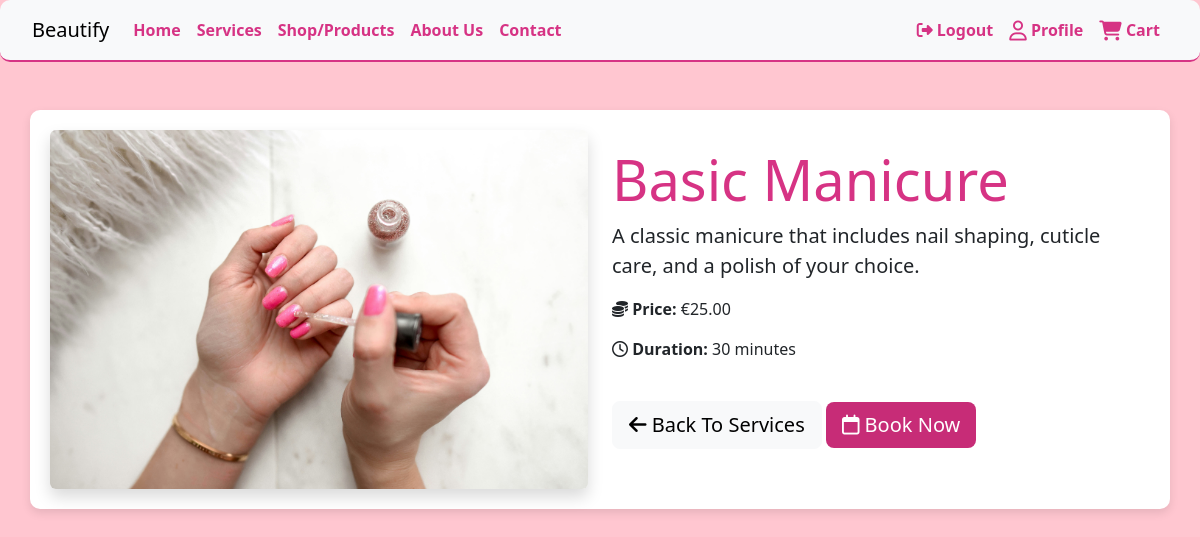
The app's page /services/service/1/ (signed in) with its own data.
### services/models.py (models this page shows, shortened)
class Service(models.Model):
    category = models.ForeignKey(Category, on_delete=models.CASCADE, null=True)
    name = models.CharField(max_length=200)
    description = models.TextField(blank=True, default="")
    price = models.DecimalField(max_digits=10, decimal_places=2)
    duration = models.IntegerField(help_text="Duration in minutes", null=True, blank=True)
    image = models.ImageField(upload_to='services/', blank=True, default="default.jpg")
    special_offer = models.CharField(max_length=255, blank=True, null=True)

### services/views.py (the view)
# urls.py: path('service/<int:service_id>/', views.service_detail, name='service_detail'),
def service_detail(request, service_id):
    service = get_object_or_404(Service, id=service_id)
    template = 'services/service_detail.html'
    context = {'service': service}
    return render(request, template, context)

### services/templates/services/service_detail.html (shortened to what this page needs)
{% extends 'base.html' %}
{% load static %}
{% block content %}
<div class="container mt-5">
    <div class="row">
        <div class="col-md-6">
            {% if service.image %}
                <img src="{{ service.image.url }}" alt="{{ service.title }}" class="img-fluid rounded shadow insta-square">
            {% endif %}
        </div>
        <div class="col-md-6 mt-3">
            <h1 class="display-4">{{ service.name }}</h1>
            <p class="lead">{{ service.description }}</p>
            <p><strong><i class="fa-solid fa-coins"></i> Price:</strong> €{{ service.price }}</p>
            <p><strong><i class="fa-regular fa-clock"></i> Duration:</strong> {{ service.duration }} minutes</p>
            <a href="{% url 'service_list' %}" class="btn btn-lg btn-light mt-4"><i class="fa-solid fa-arrow-left"></i> Back To Services</a>
            <a href="#" class="btn btn-service btn-lg mt-4"><i class="fa-regular fa-calendar"></i> Book Now</a>
        </div>
    </div>
</div>
{% endblock %}

### static/css/styles.css (style rules this page uses)
body { background-color: rgba(255, 192, 203, 0.9) !important; }
.container { background-color: white; border-radius: 10px; box-shadow: 0 4px 10px rgba(0, 0, 0, 0.1); padding: 20px; }
h1, h2 { color: #d63384 !important; }
.btn-service { background-color: #c72c77; color: white; border: none; }

### records on screen
Service: image (placeholder picture), name "Basic Manicure", description "A classic manicure that includes nail shaping, cuticle care, and a polish of your choice.", price "25.00", duration "30"
